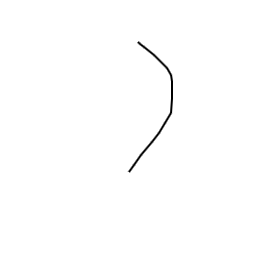
#> input picture training/raw_data/extracted_images/)/)_1018.jpg, 280 x 280 px
$ python generate_data.py
#> lines starting #> are read from the running program, lines starting #| are printed output that depends on the picture; after the words box and inside, x2 and y2 are one past the last pixel; in counts of white or black regions, pixels touching at a corner belong together
import os
import cv2
import numpy as np
import random
from tqdm import tqdm

# ================= 配置区域 =================
RAW_DATA_DIR = "./raw_data/extracted_images"
OUTPUT_DIR = "./yolo_math_dataset"

CLASS_MAP = {
    '0': 0, '1': 1, '2': 2, '3': 3, '4': 4,
    '5': 5, '6': 6, '7': 7, '8': 8, '9': 9,
    '+': 10, '-': 11, 'times': 12, 'div': 13,
    '(': 14, ')': 15
}

IMG_SIZE = 640
NUM_SAMPLES = 2000
SYMBOL_SIZE = 80     # 稍微调大一点，方便识别

# ===========================================

def create_structure():
    for split in ['train', 'val']:
        os.makedirs(os.path.join(OUTPUT_DIR, 'images', split), exist_ok=True)
        os.makedirs(os.path.join(OUTPUT_DIR, 'labels', split), exist_ok=True)

def load_symbol_paths():
    symbol_dict = {}
    if not os.path.exists(RAW_DATA_DIR): return None
    for folder in os.listdir(RAW_DATA_DIR):
        key = folder
        if folder == 'add': key = '+'
        elif folder == 'sub': key = '-'
        elif folder == 'mul': key = 'times'
        if key in CLASS_MAP:
            p = os.path.join(RAW_DATA_DIR, folder)
            symbol_dict[key] = [os.path.join(p, f) for f in os.listdir(p) if f.endswith(('.png', '.jpg'))]
    return symbol_dict

def generate_sample(sample_id, symbol_dict, split='train'):
    # 创建纯白画布
#> called with sample_id = 0, split = 'train'
    canvas = np.ones((IMG_SIZE, IMG_SIZE, 3), dtype=np.uint8) * 255
    labels = []

    # 随机生成 3 到 7 个字符
    for _ in range(random.randint(3, 7)):
        cls_name = random.choice(list(symbol_dict.keys()))
        if not symbol_dict[cls_name]: continue

        img = cv2.imread(random.choice(symbol_dict[cls_name]))
#> img is the input picture: shape (280, 280, 3); min 0, max 255, mean 254
        if img is None: continue

        # --- 核心改进：智能预处理 ---
        gray = cv2.cvtColor(img, cv2.COLOR_BGR2GRAY)
        # 如果背景是黑的，反转成白底黑字
        if np.mean(gray) < 127:
            gray = cv2.bitwise_not(gray)
        # 强化对比度，滤除杂色边缘
        _, binary = cv2.threshold(gray, 200, 255, cv2.THRESH_BINARY)
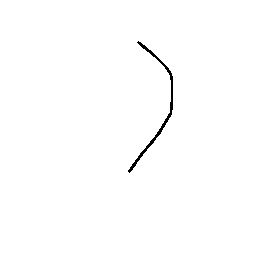
#> binary: shape (280, 280); 99.5% white; black in thin lines or dots, all inside (x1, y1, x2, y2) = (128, 41, 173, 173)

        # 缩放
        h, w = binary.shape
#> h = 280; w = 280
        scale = SYMBOL_SIZE / max(h, w)
#> scale = 0.286
        new_w, new_h = int(w * scale), int(h * scale)
#> new_w = 80; new_h = 80
        char_img = cv2.resize(binary, (new_w, new_h))

        # 随机位置 (x轴不重叠的简易逻辑：这里仅示范随机，实际可按序排列)
        x = random.randint(0, IMG_SIZE - new_w)
#> x = 265
        y = random.randint(IMG_SIZE//4, 3*IMG_SIZE//4)

        # --- 核心改进：像素级融合 (只粘贴黑色笔迹) ---
        roi = canvas[y:y+new_h, x:x+new_w]
        char_3ch = cv2.cvtColor(char_img, cv2.COLOR_GRAY2BGR)
        # bitwise_and：白色(255) & 任何色 = 任何色；黑色(0) & 任何色 = 黑色
        canvas[y:y+new_h, x:x+new_w] = cv2.bitwise_and(roi, char_3ch)

        # 记录标签
        x_c, y_c = (x + new_w/2)/IMG_SIZE, (y + new_h/2)/IMG_SIZE
#> x_c = 0.477; y_c = 0.72
        nw, nh = new_w/IMG_SIZE, new_h/IMG_SIZE
#> nw = 0.125; nh = 0.125
        labels.append(f"{CLASS_MAP[cls_name]} {x_c} {y_c} {nw} {nh}")

    # 保存
    name = f"{split}_{sample_id}"
#> name = 'train_0'
    cv2.imwrite(os.path.join(OUTPUT_DIR, 'images', split, f"{name}.jpg"), canvas)
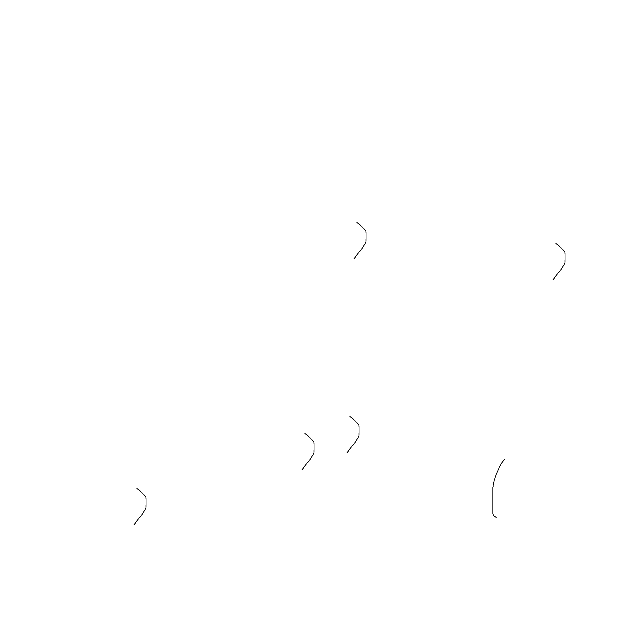
#> saved as train_0.jpg: shape (640, 640, 3); min 0, max 255, mean 254.9
    with open(os.path.join(OUTPUT_DIR, 'labels', split, f"{name}.txt"), 'w') as f:
        f.write("\n".join(labels))

if __name__ == "__main__":
    create_structure()
    symbols = load_symbol_paths()
    if symbols:
        for s in ['train', 'val']:
            num = int(NUM_SAMPLES * 0.8) if s == 'train' else int(NUM_SAMPLES * 0.2)
            for i in tqdm(range(num), desc=f"Generating {s}"):
                generate_sample(i, symbols, s)

        with open("math_data.yaml", "w") as f:
            f.write(f"path: {os.path.abspath(OUTPUT_DIR)}\ntrain: images/train\nval: images/val\nnc: {len(CLASS_MAP)}\nnames: {list(CLASS_MAP.keys())}")
